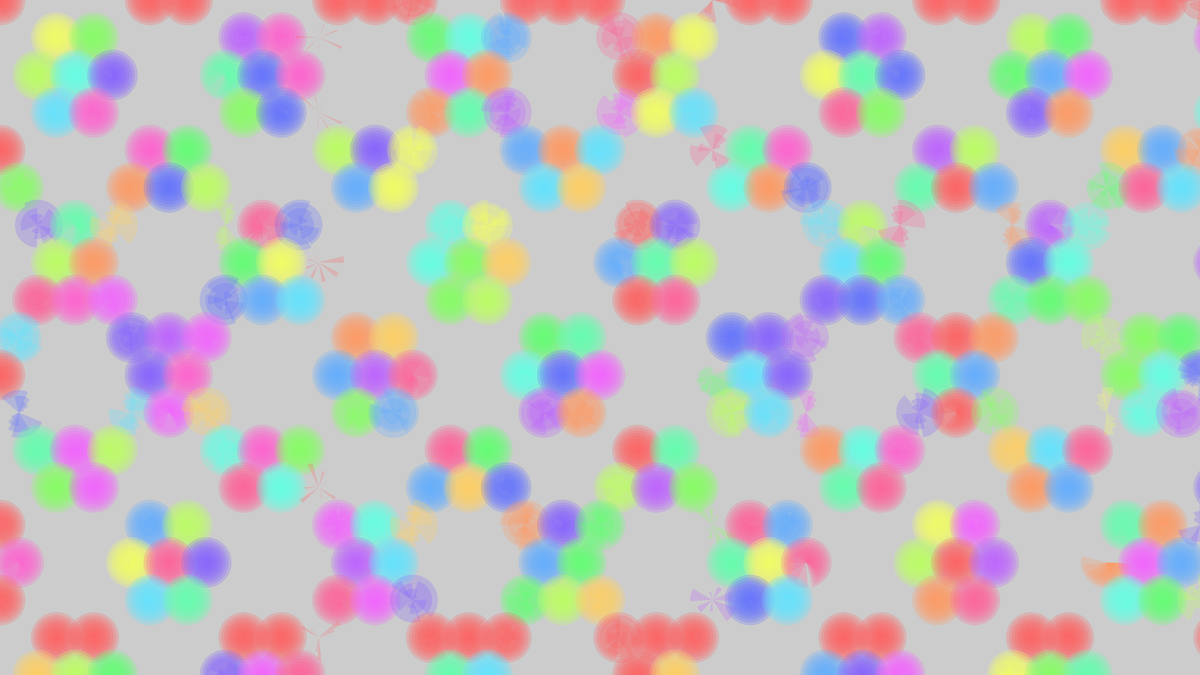
Frame 1 (no input)
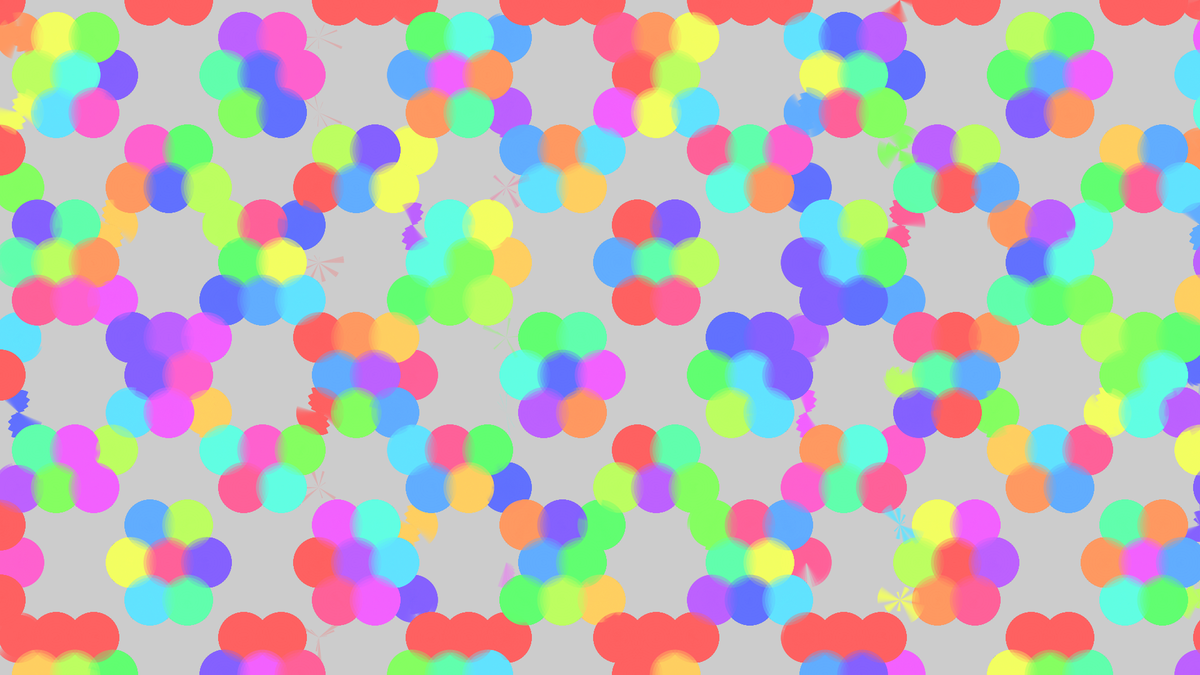
Frame 60 (the mouse pressed at the canvas centre just before this capture)
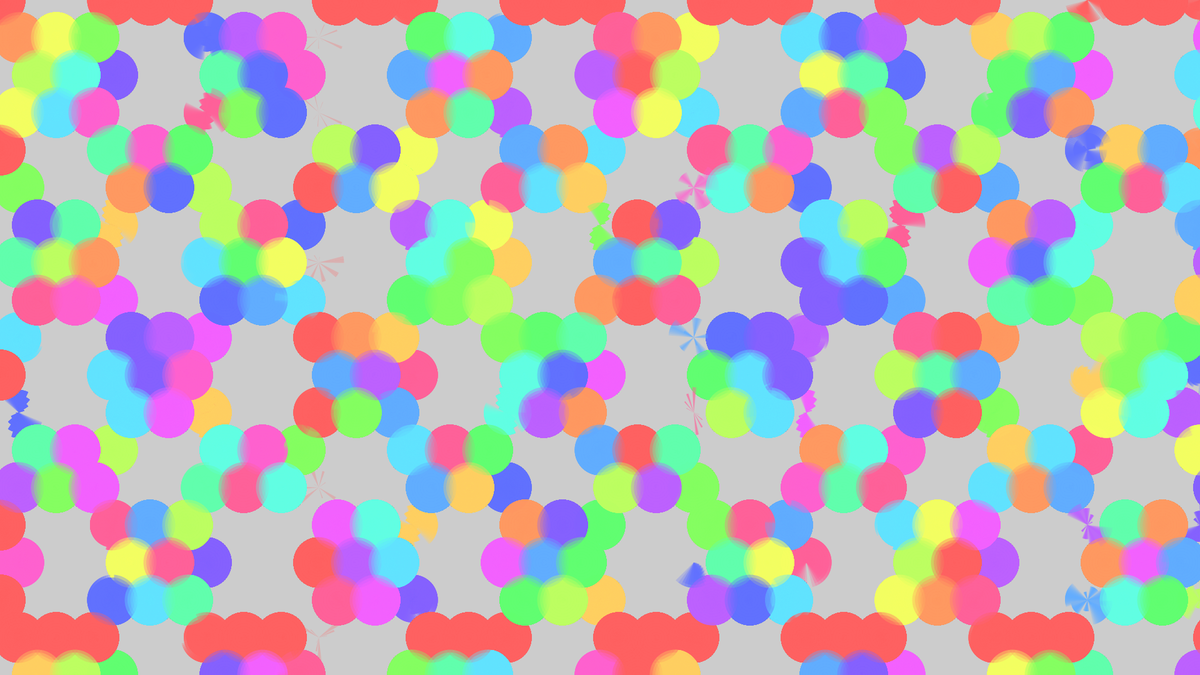
Frame 120 (the mouse held since frame 60 and released just before this capture)

The Processing sketch that drew these frames (run headless with seeded random() and noise(); from frame 60 on, the mouse is pressed at the canvas centre):

// Processing sketch: sketch_8192020_RainbowSpheres
// ── sketch_8192020_RainbowSpheres.pde
float t,x,y,i;
void setup(){size(1920,1080);noStroke();colorMode(HSB);}
void draw(){clear();t+=.005;
for(y=0;y<1140;y+=60)
for(x=y/60%2*30;x<1980;x+=60){
fill((x*y)%255,160,255,64);
for(i=9;i>0;i--)
arc(x,y,i*9,i*9,i*3*sin((x+y)*.02+t),i*3*cos((x-y)*.02+t));}}
